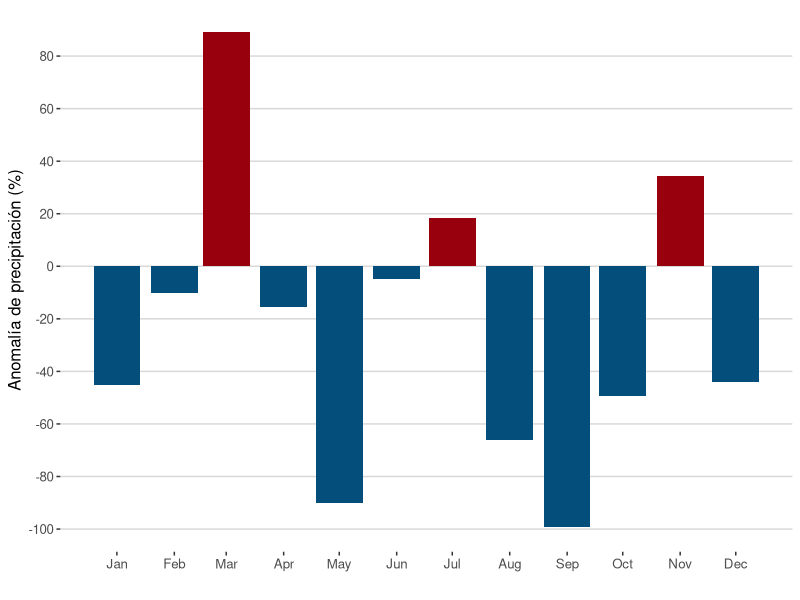
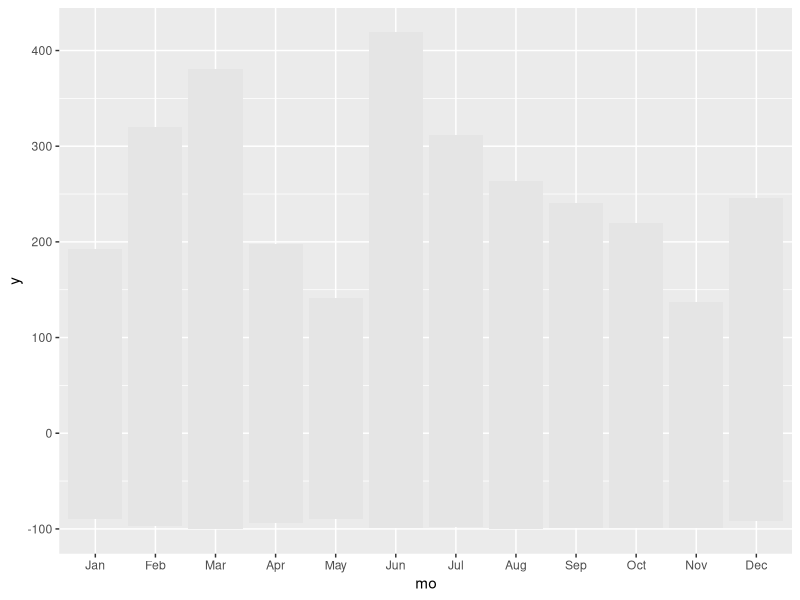
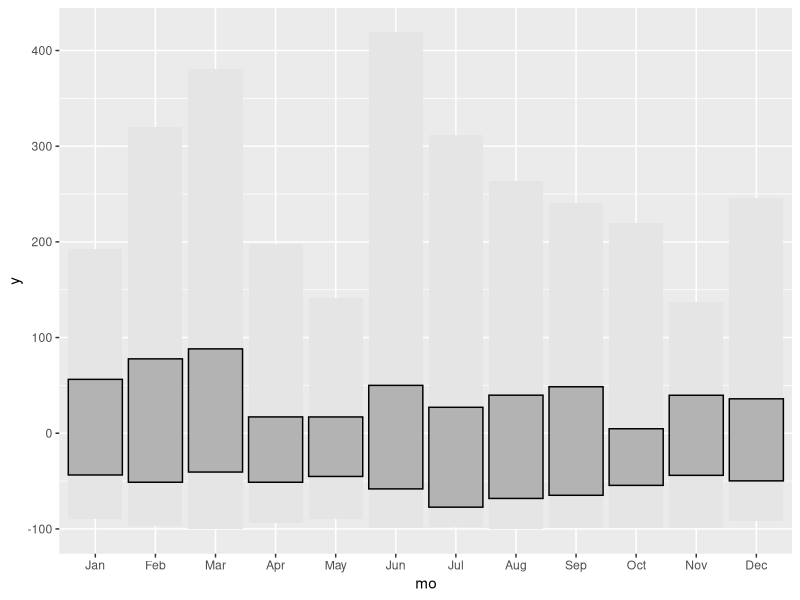
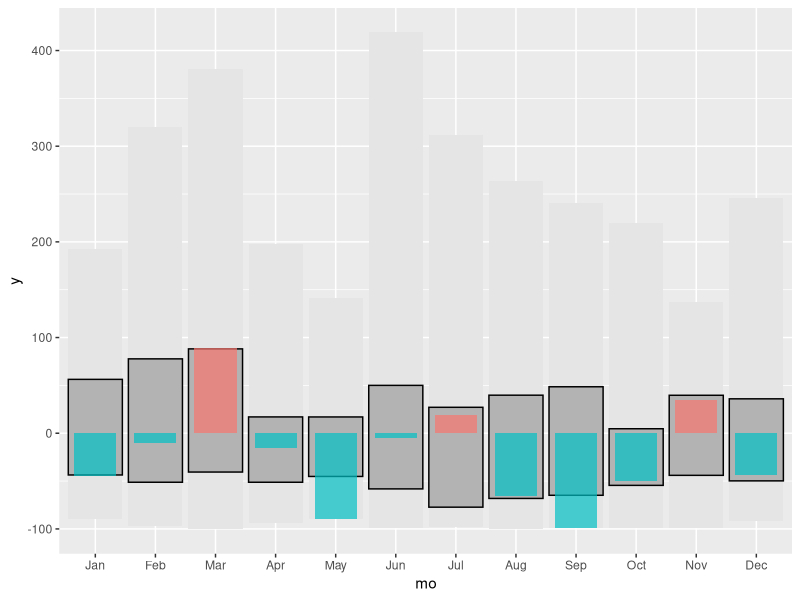
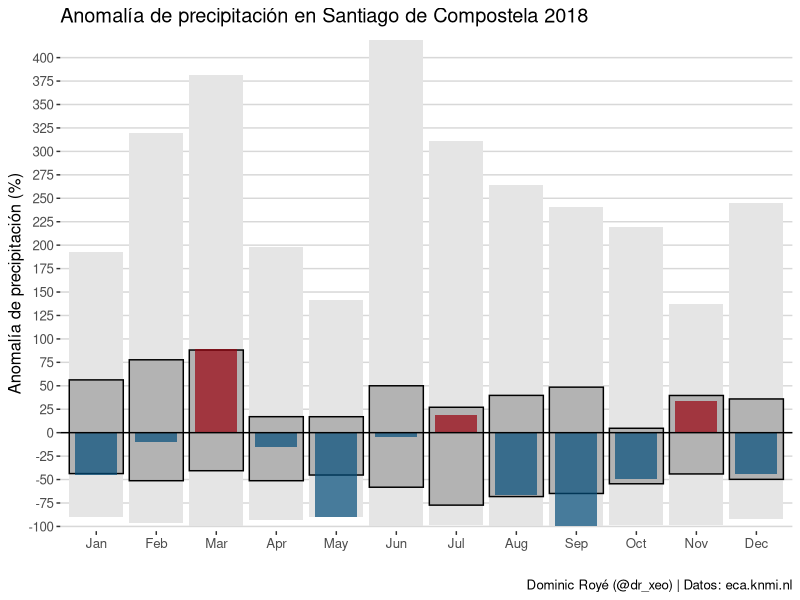

The R source for these figures, in order: (Note: this script raises an error after producing the figures.)
## ---- chunk 1
library(knitr)

tb <- data.frame(paquete=c("tidyverse","readr","ggthemes","lubridate", "cowplot"),
                 descripcion=c("Conjunto de paquetes (visualización y manipulación de datos): ggplot2, dplyr, purrr,etc.",
                               "Importar datos",
                               "Estilos para ggplot2",
                               "Fácil manipulación de fechas y tiempos",
                               "Fácil creación de múltiples gráficos con ggplot2"
                                ))

kable(tb,booktabs = TRUE,col.names=c("Paquete","Descripción"))

## ---- chunk 2
#instalamos los paquetes si hace falta
if(!require("tidyverse")) install.packages("tidyverse")
if(!require("ggthemes")) install.packages("broom")
if(!require("cowplot")) install.packages("cowplot")
if(!require("lubridate")) install.packages("lubridate")

#paquetes
library(tidyverse) #contiene readr
library(ggthemes)
library(cowplot)
library(lubridate)
## ---- chunk 3

data <- read_csv("RR_STAID001394.txt", skip = 21) %>%
             mutate(DATE = ymd(DATE), RR = ifelse(RR == -9999, NA, RR/10)) %>%
               select(DATE:RR) %>% 
             rename(date = DATE, pr = RR)

data

## ---- chunk 4

data <- mutate(data, mo = month(date, label = TRUE), yr = year(date)) %>%
            filter(date >= "1950-01-01") %>%
                group_by(yr, mo) %>% 
                   summarise(prs = sum(pr, na.rm = TRUE))

data

## ---- chunk 5
pr_ref <- filter(data, yr > 1981, yr <= 2010) %>%
                   group_by(mo) %>%
                      summarise(pr_ref = mean(prs))

data <- left_join(data, pr_ref, by = "mo")

data <- mutate(data, 
               anom = (prs*100/pr_ref)-100, 
               date = str_c(yr, as.numeric(mo), 1, sep = "-") %>% ymd(),
               sign= ifelse(anom > 0, "pos", "neg") %>% factor(c("pos", "neg")))

## ---- chunk 6
filter(data, yr == 2018) %>%
   ggplot(aes(date, anom, fill = sign)) + 
       geom_bar(stat = "identity", show.legend = FALSE) + 
    scale_x_date(date_breaks = "month", date_labels = "%b") +
    scale_y_continuous(breaks = seq(-100, 100, 20)) +
    scale_fill_manual(values = c("#99000d", "#034e7b")) +
         labs(y = "Anomalía de precipitación (%)", x = "") +
          theme_hc()
## ---- chunk 7
data_norm <-     group_by(data, mo) %>%
                     summarise(mx = max(anom),
                               min = min(anom),
                               q25 = quantile(anom, .25),
                               q75 = quantile(anom, .75),
                               iqr = q75-q25)

data_norm
## ---- chunk 8

#rango de anomalías máximo-mínimo 
g1.1 <- ggplot(data_norm)+
           geom_crossbar(aes(x = mo, y = 0, ymin = min, ymax = mx),
                        fatten = 0, fill = "grey90", colour = "NA")

g1.1

#añadinos el rango intercuartil
g1.2 <- g1.1 + geom_crossbar(aes(x = mo, y = 0, ymin = q25, ymax = q75),
                              fatten = 0, fill = "grey70")

g1.2

#añadimos las anomalías del año 2018

g1.3 <- g1.2 + geom_crossbar(data = filter(data, yr == 2018),
                aes(x = mo, y = 0, ymin = 0, ymax = anom, fill = sign),
                fatten = 0, width = 0.7, alpha = .7, colour = "NA",
                show.legend = FALSE)
g1.3
## ---- chunk 9
g1 <- g1.3 + geom_hline(yintercept = 0)+
               scale_fill_manual(values=c("#99000d","#034e7b"))+
               scale_y_continuous("Anomalía de precipitación (%)",
                                   breaks = seq(-100, 500, 25),
                                   expand = c(0, 5))+
            labs(x = "",
                 title = "Anomalía de precipitación en Santiago de Compostela 2018",
                 caption="Dominic Royé (@dr_xeo) | Datos: eca.knmi.nl")+
            theme_hc()
g1
## ---- chunk 10
#datos de la leyenda
legend <- filter(data_norm, mo == "ene")

legend_lab <- gather(legend, stat, y, mx:q75) %>%
                 mutate(stat = factor(stat, stat, c("máximo",
                                                   "mínimo",
                                                   "Cuantil 25%",
                                                   "Cuantil 75%")) %>%
                                            as.character())

#gráfico de la leyenda
g2 <- legend %>% ggplot()+
                  geom_crossbar(aes(x = mo, y = 0, ymin = min, ymax = mx),
                                fatten = 0, fill = "grey90", colour = "NA", width = 0.2) +
                  geom_crossbar(aes(x = mo, y = 0, ymin = q25, ymax = q75),
                                fatten = 0, fill = "grey70", width = 0.2) +
                  geom_text(data = legend_lab, 
                            aes(x = mo, y = y+c(12,-8,-10,12), label = stat), 
                            fontface = "bold", size = 2) +
                   annotate("text", x = 1.18, y = 40, 
                            label = "Período 1950-2018", angle = 90, size = 3) +
              theme_void() + 
                theme(plot.margin = unit(c(0, 0, 0, 0), "cm"))

g2
## ---- chunk 11

legend2 <- filter(data, yr == 1950, mo %in% c("ene","feb")) %>% 
              ungroup() %>% 
            select(mo, anom, sign)

legend2[2,1] <- "ene"

legend_lab2 <- data.frame(mo = rep("ene", 3), 
                          anom= c(110, 3, -70), 
                          label = c("Anomalía positiva", "Promedio", "Anomalía negativa"))

g3 <-  ggplot() + 
         geom_bar(data = legend2,
                aes(x = mo, y = anom, fill = sign),
                   alpha = .6, colour = "NA", stat = "identity", show.legend = FALSE, width = 0.2) +
         geom_segment(aes(x = .85, y = 0, xend = 1.15, yend = 0), linetype = "dashed") +
         geom_text(data = legend_lab2, aes(x = mo, y = anom+c(10,5,-13), label = label), fontface = "bold", size = 2) +
         annotate("text", x = 1.25, y = 20, 
                  label ="Referencia 1971-2010", angle = 90, size = 3) +
         scale_fill_manual(values = c("#99000d", "#034e7b")) +
        theme_void() +
         theme(plot.margin = unit(c(0, 0, 0, 0), "cm"))

g3

## ---- chunk 12

p <- ggdraw() +
       draw_plot(g1, x = 0, y = .3, width = 1, height = 0.6) +
       draw_plot(g2, x = 0, y = .15, width = .2, height = .15) +
       draw_plot(g3, x = 0.08, y = .15, width = .2, height = .15)

p


save_plot("pr_anomalia2016_scq.png", p, dpi = 300, base_width = 12.43, base_height = 8.42)
## ---- chunk 13

#rango de anomalias maximo-minimo 
g1.1 <- ggplot(data_norm)+
           geom_crossbar(aes(x = mo, y = 0, ymin = min, ymax = mx),
                        fatten = 0, fill = "grey90", colour = "NA")

g1.1

#añadinos el rango intercuartil
g1.2 <- g1.1 + geom_crossbar(aes(x = mo, y = 0, ymin = q25, ymax = q75),
                              fatten = 0, fill = "grey70")

g1.2

#añadimos las anomalías del año 2016-2018

g1.3 <- g1.2 + geom_crossbar(data = filter(data, yr %in% 2016:2018),
                aes(x = mo, y = 0, ymin = 0, ymax = anom, fill = sign),
                fatten = 0, width = 0.7, alpha = .7, colour = "NA",
                show.legend = FALSE) +
               facet_grid(yr ~ .)
g1.3
## ---- chunk 14
g1 <- g1.3 + geom_hline(yintercept = 0)+
               scale_fill_manual(values=c("#99000d","#034e7b"))+
               scale_y_continuous("Anomalía de precipitación (%)",
                                   breaks = seq(-100, 500, 50),
                                   expand = c(0, 5))+
            labs(x = "",
                 title = "Anomalía de precipitación en Santiago de Compostela",
                 caption="Dominic Royé (@dr_xeo) | Datos: eca.knmi.nl")+
            theme_hc()
g1
## ---- chunk 15

p <- ggdraw() +
       draw_plot(g1, x = 0, y = .18, width = 1, height = 0.8) +
       draw_plot(g2, x = 0, y = .08, width = .2, height = .15) +
       draw_plot(g3, x = 0.08, y = .08, width = .2, height = .15)

p

save_plot("pr_anomalia20162018_scq.png", p, dpi = 300, base_width = 12.43, base_height = 8.42)
